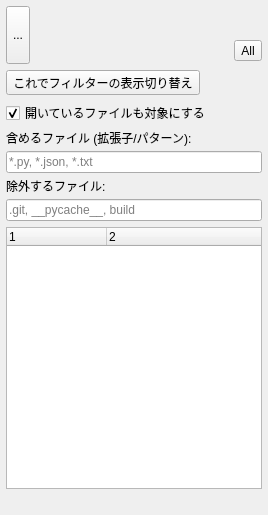
<?xml version="1.0" encoding="UTF-8"?>
<ui version="4.0">
 <class>dockProjectSearch</class>
 <widget class="QDockWidget" name="dockProjectSearch">
  <property name="geometry">
   <rect>
    <x>0</x>
    <y>0</y>
    <width>268</width>
    <height>515</height>
   </rect>
  </property>
  <property name="windowTitle">
   <string>プロジェクト検索</string>
  </property>
  <property name="styleSheet">
   <string>QWidget#dockProjectSearchContents {
    background-color: palette(window);
}
QToolButton#toggleReplaceButton:checked, QToolButton#toggleFilterButton:checked {
    background-color: palette(button);
    border: 1px solid palette(dark);
    border-radius: 4px;
}</string>
  </property>
  <widget class="QWidget" name="dockProjectSearchContents">
   <layout class="QVBoxLayout" name="verticalLayout" stretch="0,0,0,1,0">
    <property name="spacing">
     <number>6</number>
    </property>
    <property name="leftMargin">
     <number>6</number>
    </property>
    <property name="topMargin">
     <number>6</number>
    </property>
    <property name="rightMargin">
     <number>6</number>
    </property>
    <property name="bottomMargin">
     <number>6</number>
    </property>
    <item>
     <layout class="QHBoxLayout" name="horizontalLayout">
      <item>
       <widget class="QToolButton" name="toggleReplaceButton">
        <property name="sizePolicy">
         <sizepolicy hsizetype="Fixed" vsizetype="Expanding">
          <horstretch>0</horstretch>
          <verstretch>0</verstretch>
         </sizepolicy>
        </property>
        <property name="text">
         <string>...</string>
        </property>
        <property name="checkable">
         <bool>true</bool>
        </property>
       </widget>
      </item>
      <item>
       <layout class="QVBoxLayout" name="verticalLayout_2">
        <item>
         <widget class="QWidget" name="searchFieldContainer" native="true">
          <property name="minimumSize">
           <size>
            <width>0</width>
            <height>26</height>
           </size>
          </property>
         </widget>
        </item>
        <item>
         <widget class="QWidget" name="replaceRow" native="true">
          <layout class="QHBoxLayout" name="replaceRowLayout">
           <property name="spacing">
            <number>4</number>
           </property>
           <property name="leftMargin">
            <number>0</number>
           </property>
           <property name="topMargin">
            <number>0</number>
           </property>
           <property name="rightMargin">
            <number>0</number>
           </property>
           <property name="bottomMargin">
            <number>0</number>
           </property>
           <item>
            <widget class="QWidget" name="replaceFieldContainer" native="true">
             <property name="minimumSize">
              <size>
               <width>0</width>
               <height>26</height>
              </size>
             </property>
            </widget>
           </item>
           <item>
            <widget class="QToolButton" name="replaceAllButton">
             <property name="toolTip">
              <string>すべて置換 (Ctrl+Alt+Enter)</string>
             </property>
             <property name="text">
              <string>All</string>
             </property>
            </widget>
           </item>
          </layout>
         </widget>
        </item>
       </layout>
      </item>
     </layout>
    </item>
    <item>
     <widget class="QToolButton" name="toggleFilterButton">
      <property name="text">
       <string>これでフィルターの表示切り替え</string>
      </property>
      <property name="checkable">
       <bool>true</bool>
      </property>
     </widget>
    </item>
    <item>
     <widget class="QWidget" name="projectSearchPanel" native="true">
      <layout class="QVBoxLayout" name="panelLayout">
       <property name="spacing">
        <number>6</number>
       </property>
       <property name="leftMargin">
        <number>0</number>
       </property>
       <property name="topMargin">
        <number>0</number>
       </property>
       <property name="rightMargin">
        <number>0</number>
       </property>
       <property name="bottomMargin">
        <number>0</number>
       </property>
       <item>
        <widget class="QWidget" name="filterPanel" native="true">
         <layout class="QVBoxLayout" name="filterLayout">
          <property name="spacing">
           <number>4</number>
          </property>
          <property name="leftMargin">
           <number>0</number>
          </property>
          <property name="topMargin">
           <number>0</number>
          </property>
          <property name="rightMargin">
           <number>0</number>
          </property>
          <property name="bottomMargin">
           <number>0</number>
          </property>
          <item>
           <widget class="QCheckBox" name="searchOpenFilesCheckBox">
            <property name="text">
             <string>開いているファイルも対象にする</string>
            </property>
            <property name="checked">
             <bool>true</bool>
            </property>
           </widget>
          </item>
          <item>
           <widget class="QLabel" name="includeLabel">
            <property name="text">
             <string>含めるファイル (拡張子/パターン):</string>
            </property>
           </widget>
          </item>
          <item>
           <widget class="QLineEdit" name="includeInput">
            <property name="placeholderText">
             <string>*.py, *.json, *.txt</string>
            </property>
           </widget>
          </item>
          <item>
           <widget class="QLabel" name="excludeLabel">
            <property name="text">
             <string>除外するファイル:</string>
            </property>
           </widget>
          </item>
          <item>
           <widget class="QLineEdit" name="excludeInput">
            <property name="placeholderText">
             <string>.git, __pycache__, build</string>
            </property>
           </widget>
          </item>
         </layout>
        </widget>
       </item>
      </layout>
     </widget>
    </item>
    <item>
     <widget class="QTreeWidget" name="searchResultsTree">
      <property name="columnCount">
       <number>2</number>
      </property>
     </widget>
    </item>
    <item>
     <widget class="QLabel" name="searchStatusLabel">
      <property name="text">
       <string/>
      </property>
     </widget>
    </item>
   </layout>
  </widget>
 </widget>
 <resources/>
 <connections/>
</ui>
